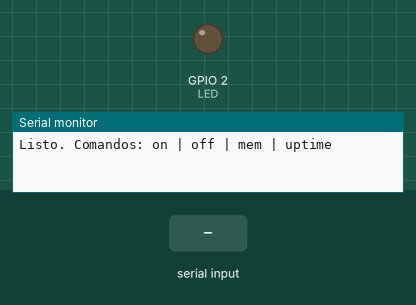
Recording of a sketch running on a simulated ESP32. On the bench: output pins drawn as LEDs (lit = HIGH), the last lines printed to the serial monitor. The test bench sets the inputs (shaded band).

Above: at 1.5 s.
1.6 s: "on\n" received over Serial
At 2.2 s:
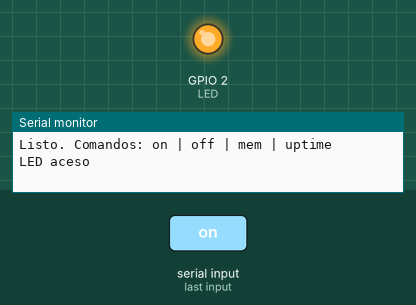
3.1 s: "off\n" received over Serial
At 4.5 s:
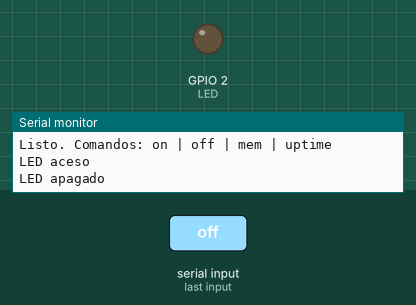
Timing chart, 0 to 6.1 s (numbered marks = the images above; inputs shaded):
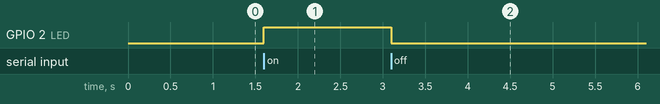

The sketch:

Practica1.ino
```cpp
const int LED = 2;

void setup()
{
  Serial.begin(115200);
  delay(300);
  pinMode(LED, OUTPUT);
  Serial.println("Listo. Comandos: on | off | mem | uptime");
}

void loop()
{
  if (Serial.available())
  {
    String cmd = Serial.readStringUntil('\n');
    cmd.trim();

    if      (cmd == "on")     { digitalWrite(LED, HIGH); Serial.println("LED aceso"); }
    else if (cmd == "off")    { digitalWrite(LED, LOW);  Serial.println("LED apagado"); }
    else if (cmd == "mem")    Serial.printf("heap: %u B\n", ESP.getFreeHeap());
    else if (cmd == "uptime") Serial.printf("uptime: %lu s\n", millis() / 1000);
    else if (cmd.length())    Serial.println("? on | off | mem | uptime");
  }
}
```

Measured:
- after the input at 1.6 s, GPIO 2 (LED): LOW → HIGH at once
- after the input at 3.1 s, GPIO 2 (LED): HIGH → LOW at once
